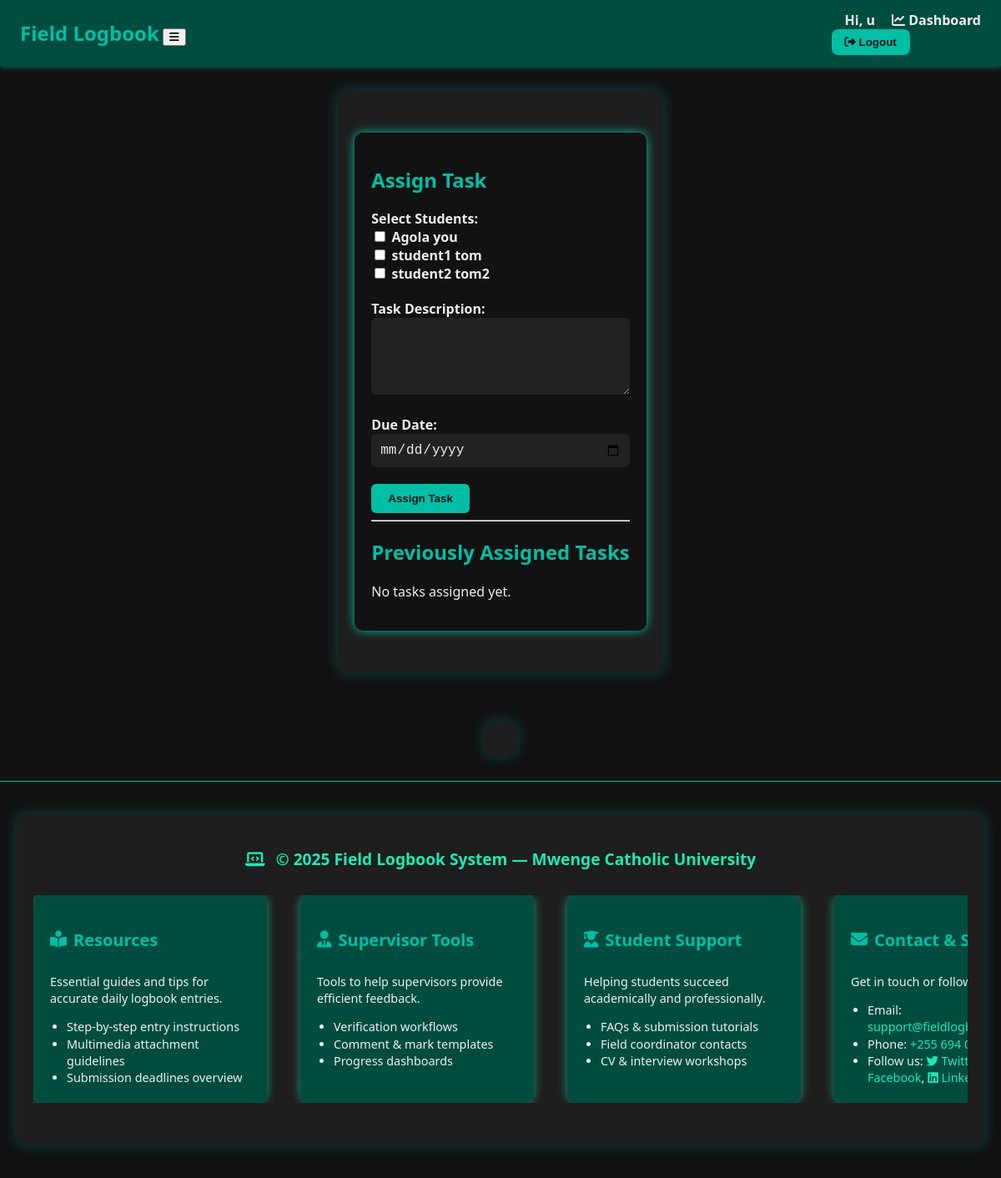
The page /dashboard/oncampus/assign-tasks/ (signed in) on the database its author committed.
### users/models.py (models this page shows, shortened)
class CustomUser(AbstractUser):
    ROLE_CHOICES = [
        ('student', 'Student'),
        ('onstation', 'On-Station Supervisor'),
        ('oncampus', 'On-Campus Supervisor'),
        ('admin', 'Admin'),
    ]
    role = models.CharField(max_length=20, choices=ROLE_CHOICES)
    phone_number = models.CharField(max_length=20, blank=True, null=True)
    department = models.ForeignKey(
        Department,
        on_delete=models.SET_NULL,
        null=True,
        blank=True,
        related_name='users'
    )
    profile_picture = models.ImageField(upload_to='profile_pics/', blank=True, null=True)

class StudentProfile(models.Model):
    user = models.OneToOneField(
        CustomUser,
        on_delete=models.CASCADE,
        related_name='student_profile'
    )
    registration_number = models.CharField(max_length=50, unique=True)
    course = models.ForeignKey(
        Course,
        on_delete=models.SET_NULL,
        null=True,
        blank=True
    )
    year_of_study = models.PositiveSmallIntegerField()
    phone_number = models.CharField(max_length=15, blank=True, null=True)
    profile_picture = models.ImageField(upload_to='profile_pics/', blank=True, null=True)
    institution_name = models.CharField(max_length=100, blank=True, null=True)
    department = models.ForeignKey(
        Department,
        on_delete=models.SET_NULL,
        null=True,
        blank=True
    )
    gender = models.CharField(
        max_length=10,
        choices=[('Male', 'Male'), ('Female', 'Female')],
        blank=True
    )
    date_of_birth = models.DateField(blank=True, null=True)
    address = models.TextField(blank=True, null=True)
    general_report = models.FileField(upload_to='reports/general/', blank=True, null=True)
    technical_report = models.FileField(upload_to='reports/technical/', blank=True, null=True)
    marks = models.FloatField(blank=True, null=True)
    supervisor_onstation = models.ForeignKey(
        OnStationSupervisor,
        on_delete=models.SET_NULL,
        null=True,
        blank=True,
        related_name='onstation_students'
    )
    supervisor_oncampus = models.ForeignKey(
        OnCampusSupervisor,
        on_delete=models.SET_NULL,
        null=True,
        blank=True,
        related_name='oncampus_students'
    )

### users/views.py (the view, shortened to what this page needs)
# urls.py: path('dashboard/oncampus/assign-tasks/', assign_task_to_students, name='assign_task_to_students'),
@login_required
def assign_task_to_students(request):
    students = StudentProfile.objects.all()  # all students visible to any user
    return render(request, 'users/assign_task_to_students.html', {'students': students})

### users/templates/users/assign_task_to_students.html (shortened to what this page needs)
{% extends 'base.html' %}
{% load static %}
{% block content %}
<div class="task-assignment-container">
  <h2>Assign Task</h2>
  <form method="post" action="{% url 'users:assign_task_to_students' %}">
    <div class="form-group">
      <label><strong>Select Students:</strong></label><br>
      {% if students %}
        {% for student in students %}
          <label>
            <input type="checkbox" name="student_ids" value="{{ student.id }}">
            {{ student.user.get_full_name|default:student.user.username }}
          </label><br>
        {% endfor %}
      {% else %}
        <p>No students available.</p>
      {% endif %}
    </div>
    <div class="form-group">
      <label for="task_description"><strong>Task Description:</strong></label><br>
      <textarea id="task_description" name="task_description" rows="4" required></textarea>
    </div>
    <div class="form-group">
      <label for="due_date"><strong>Due Date:</strong></label><br>
      <input type="date" id="due_date" name="due_date" required>
    </div>
    <button type="submit" class="btn btn-primary">Assign Task</button>
  </form>
  <hr>
  <h2>Previously Assigned Tasks</h2>
  {% if assigned_tasks %}
    <table class="assigned-tasks-table">
      <thead>
        <tr>
          <th>Student</th>
          <th>Description</th>
          <th>Due Date</th>
          <th>Status</th>
        </tr>
      </thead>
      <tbody>
        {% for task in assigned_tasks %}
          <tr>
            <td>{{ task.student.user.get_full_name|default:task.student.user.username }}</td>
            <td>{{ task.task_description }}</td>
            <td>{{ task.due_date }}</td>
            <td>{{ task.status|default:"Pending" }}</td>
          </tr>
        {% endfor %}
      </tbody>
    </table>
  {% else %}
    <p>No tasks assigned yet.</p>
  {% endif %}
</div>
{% endblock %}

### users/templates/base.html (shortened to what this page needs)
{% load static %}
<!DOCTYPE html>
<html lang="en">
<head>
  <link href="https://cdnjs.cloudflare.com/ajax/libs/font-awesome/6.5.0/css/all.min.css" rel="stylesheet" />
  <link rel="stylesheet" href="{% static 'css/base_style.css' %}" />
</head>
<body>
  <nav class="navbar">
    <div class="nav-left">
      <a href="{% url 'users:home' %}" class="nav-logo">Field Logbook</a>
      <button id="nav-toggle"><i class="fas fa-bars"></i></button>
    </div>
    <div class="nav-right" id="nav-menu">
      {% if user.is_authenticated %}
        <span class="nav-welcome">Hi, {{ user.username }}</span>
        {% if user.is_superuser %}
          <a href="/admin/" class="nav-link"><i class="fas fa-tools"></i> Admin</a>
        {% else %}
          <a href="{% url 'users:dashboard' %}" class="nav-link"><i class="fas fa-chart-line"></i> Dashboard</a>
        {% endif %}
        <form method="post" action="{% url 'users:logout' %}" class="logout-form">
          <button type="submit" class="logout-btn">
            <i class="fas fa-sign-out-alt"></i> Logout
          </button>
        </form>
      {% endif %}
    </div>
  </nav>
  <main class="main-content">
    {% block content %}
    {% endblock %}
  </main>
  {% include 'includes/footer.html' %}
</body>
</html>

### users/static/css/base_style.css (style rules this page uses)
body { background-color: #121212; color: #eeeeee; font-family: 'Segoe UI', Tahoma, Geneva, Verdana, sans-serif; margin: 0; padding: 0; }
a { color: #00bfa5; text-decoration: none; }
.container, .content-wrapper, main { max-width: 960px; margin: 30px auto; padding: 20px; background-color: #1e1e1e; border-radius: 12px; box-shadow: 0 0 15px rgba(0, 128, 128, 0.5); }
.navbar { display: flex; justify-content: space-between; align-items: center; background-color: #004d40; padding: 0.8rem 1.5rem; color: #eeeeee; box-shadow: 0 2px 6px rgba(0, 128, 128, 0.7); }
.nav-logo { font-weight: 700; font-size: 1.5rem; color: #00bfa5; text-decoration: none; }
.nav-link, .nav-welcome { color: #eeeeee; margin-left: 1rem; font-weight: 600; }
.logout-btn { background-color: #00bfa5; color: #121212; border: none; border-radius: 8px; padding: 8px 16px; font-weight: 700; cursor: pointer; transition: background-color 0.3s ease; }
h1, h2, h3, h4 { color: #00bfa5; }
.btn { background-color: #00bfa5; color: #121212; padding: 10px 20px; border: none; border-radius: 8px; font-weight: 700; cursor: pointer; transition: background-color 0.3s ease; }

### users/templates/users/assign_task_to_students.html (style rules this page uses)
.task-assignment-container { max-width: 800px; margin: 30px auto; padding: 20px; background-color: #121212; color: #eee; border-radius: 10px; box-shadow: 0 0 12px #00bfa5; font-family: 'Segoe UI', Tahoma, Geneva, Verdana, sans-serif; }
.form-group { margin-bottom: 20px; }
textarea, input[type="date"] { width: 100%; padding: 10px; border-radius: 6px; border: none; background-color: #222; color: #eee; font-size: 1rem; }
label { cursor: pointer; font-weight: 600; }
.btn-primary { background-color: #00bfa5; border: none; padding: 10px 20px; color: #121212; font-weight: bold; border-radius: 6px; cursor: pointer; transition: background-color 0.3s ease; }

### users/templates/includes/footer.html (style rules this page uses)
* { box-sizing: border-box; }
html, body { margin: 0; padding: 0; height: 100%; }
body { display: flex; flex-direction: column; min-height: 100vh; font-family: 'Segoe UI', Tahoma, Geneva, Verdana, sans-serif; }
main { flex: 1 0 auto; }

### rows shown on the page
CustomUser: username "u"
StudentProfile: user.get_full_name "Agola you"
StudentProfile: user.get_full_name "student1 tom"
StudentProfile: user.get_full_name "student2 tom2"
